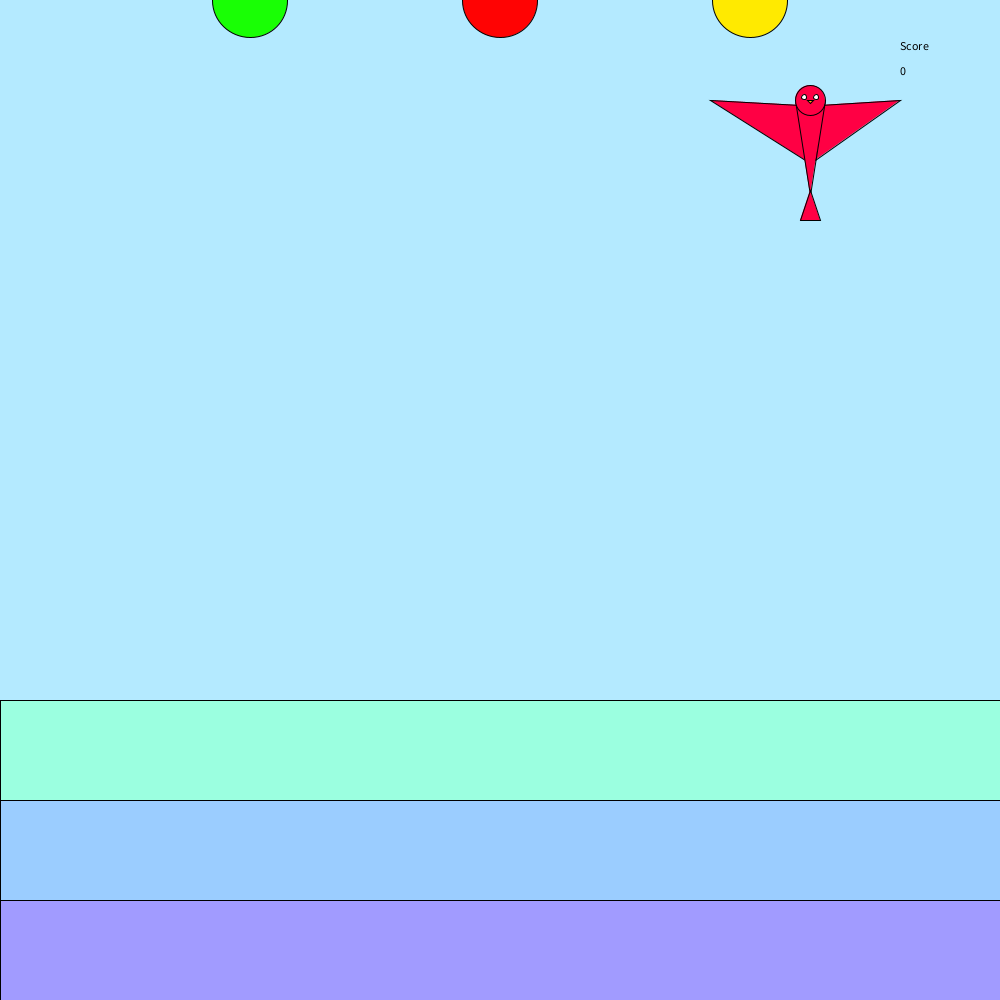
Frame 1 (no input)
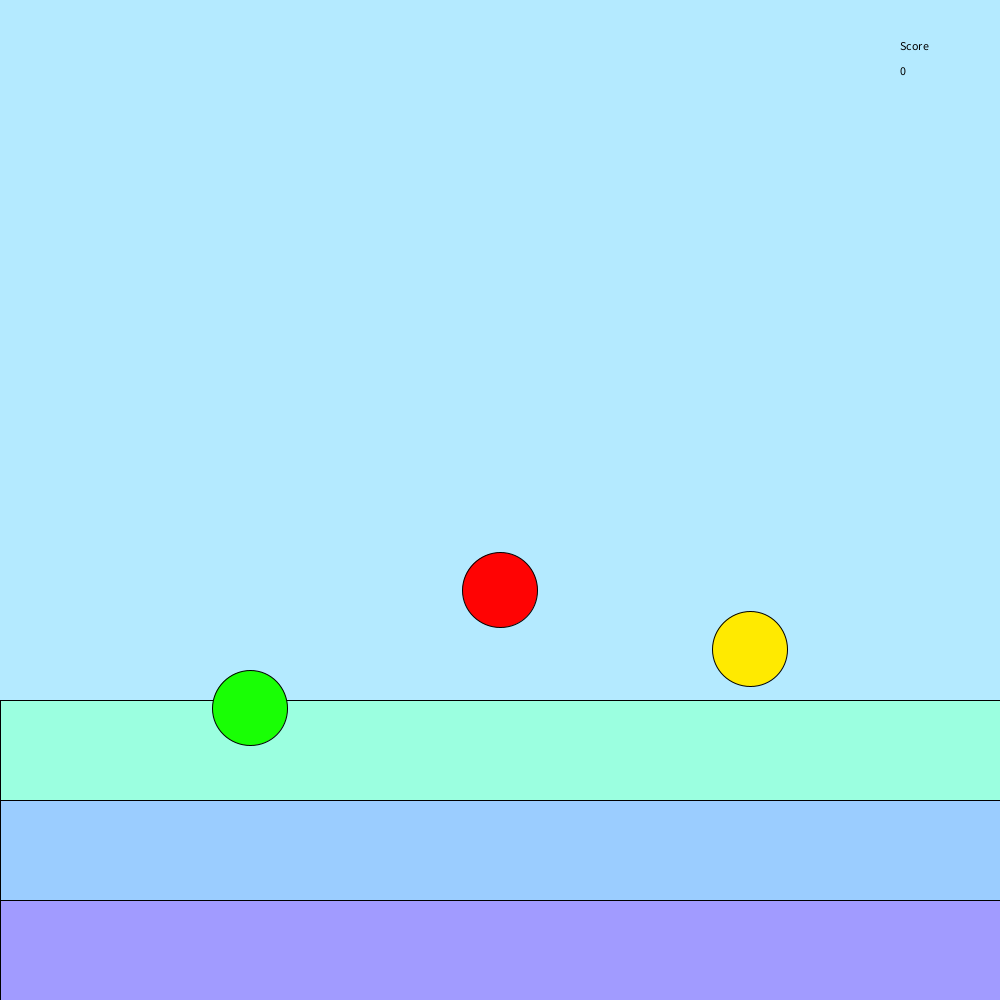
Frame 60 (the mouse pressed at the canvas centre just before this capture)
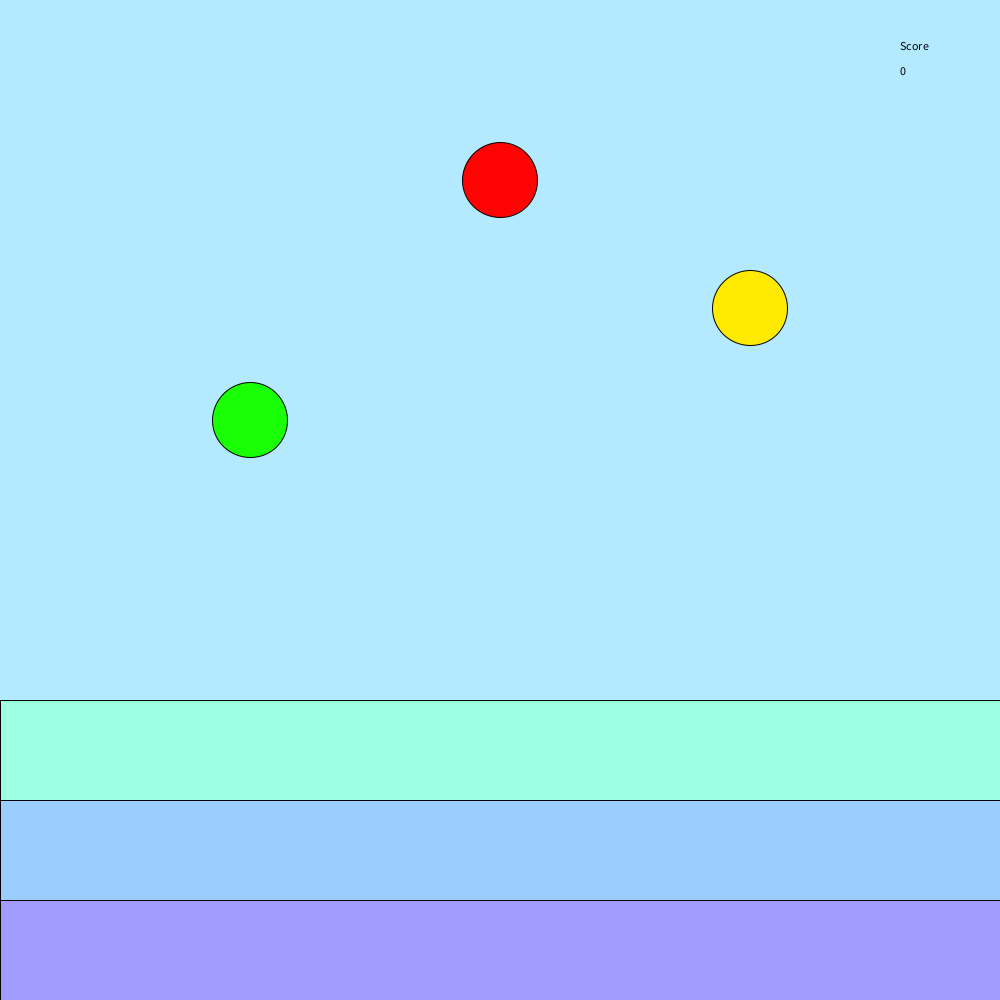
Frame 120 (the mouse held since frame 60 and released just before this capture)

The Processing sketch that drew these frames (run headless with seeded random() and noise(); from frame 60 on, the mouse is pressed at the canvas centre):

// Processing sketch: Falling_Ball_Game
// ── Falling_Ball_Game.pde
void setup()
{
  size(1000,1000);
background(#B4EAFF);
}

int balls=0;
int balla=0; 
int balld=0;
int score=0;
int birdX=0;

void draw()
{
  background(#B4EAFF);
  //bird
birdX=birdX+10;
  fill(#FF0044);
  triangle(790+birdX, 105, 795+birdX, 160, 700+birdX, 100);
  triangle(810+birdX, 105, 805+birdX, 160, 890+birdX, 100);
  triangle(785+birdX, 100, 815+birdX, 100, 800+birdX, 195);
  triangle(800+birdX, 190, 790+birdX, 220, 810+birdX, 220);
  ellipse(800+birdX, 100, 30, 30);
  fill(#FFC400);
  triangle(797+mouseX+birdX, 100+mouseY, 803+mouseX+birdX, 100+mouseY, 800+mouseX+birdX, 103+mouseY);
  fill(255, 255, 255);
  ellipse(794+mouseX+birdX, 97+mouseY, 5, 5);
  ellipse(806+mouseX+birdX, 97+mouseY, 5, 5);
  //equation
  birdX=birdX+5;
  //boxes
  fill(#9BFFE0);
  rect(0,700,1000,100);
  fill(#9BCDFF);
  rect(0,800,1000,100);
  fill(#A19BFF);
  rect(0,900,1000,100);
  //middle
  fill(#FF0303);
  ellipse(500,balls,75,75);
  //first
  fill(#19FF05);
  ellipse(250,balla,75,75);
  //last
  fill(#FFEA00);
  ellipse(750,balld,75,75);
  //equations
  balls=balls+10;
  balla=balla+12;
  balld=balld+11;
  if(balls>1000)
  {
    balls=0;
  }
  if(balla>1000)
  {
    balla=0;
  }
  if(balld>1000)
  {
    balld=0;
  }
  fill(0,0,0);
  text("Score",900,50);
  text(score,900,75);
}

void keyPressed()
{
  if(key=='s'&& balls>700)
  {
    score=score+10;
  }
  if(key=='a'&& balla>900)
  {
    score=score+25;
  }
  if(key=='d'&& balld>800)
  {
    score=score+20;
  }
  
}
